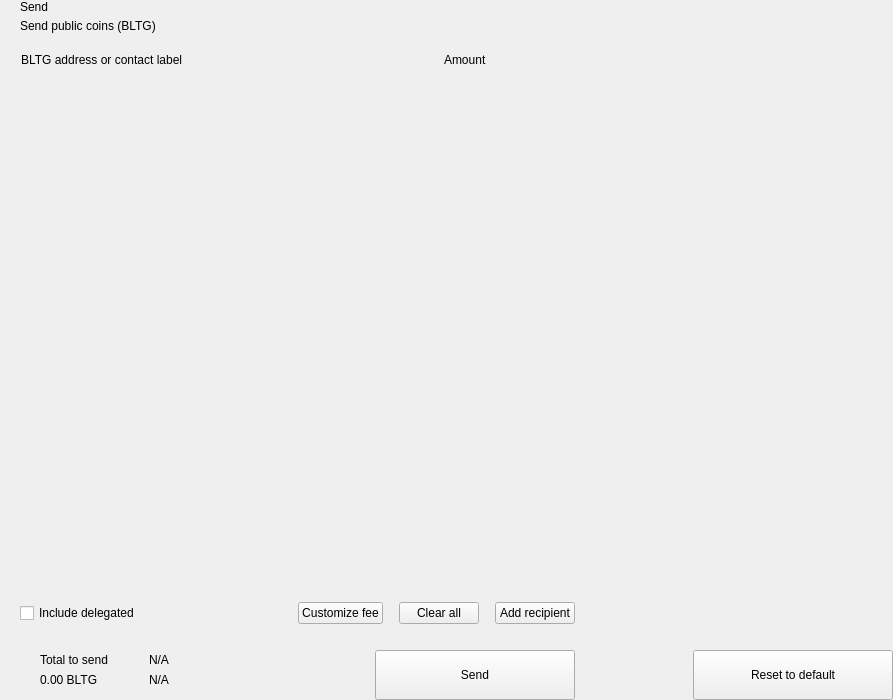
<?xml version="1.0" encoding="UTF-8"?>
<ui version="4.0">
 <class>send</class>
 <widget class="QWidget" name="send">
  <property name="geometry">
   <rect>
    <x>0</x>
    <y>0</y>
    <width>893</width>
    <height>700</height>
   </rect>
  </property>
  <property name="windowTitle">
   <string>Form</string>
  </property>
  <layout class="QHBoxLayout" name="horizontalLayout_2" stretch="2,1">
   <property name="spacing">
    <number>0</number>
   </property>
   <property name="leftMargin">
    <number>0</number>
   </property>
   <property name="topMargin">
    <number>0</number>
   </property>
   <property name="rightMargin">
    <number>0</number>
   </property>
   <property name="bottomMargin">
    <number>0</number>
   </property>
   <item>
    <widget class="QWidget" name="left" native="true">
     <layout class="QVBoxLayout" name="verticalLayout_3">
      <property name="spacing">
       <number>0</number>
      </property>
      <property name="leftMargin">
       <number>0</number>
      </property>
      <property name="topMargin">
       <number>0</number>
      </property>
      <property name="rightMargin">
       <number>0</number>
      </property>
      <property name="bottomMargin">
       <number>0</number>
      </property>
      <item>
       <layout class="QVBoxLayout" name="verticalLayout_22" stretch="0,0,0,1,0,0,0,0">
        <property name="spacing">
         <number>0</number>
        </property>
        <item>
         <layout class="QHBoxLayout" name="horizontalLayout_3">
          <property name="spacing">
           <number>0</number>
          </property>
          <property name="leftMargin">
           <number>20</number>
          </property>
          <property name="rightMargin">
           <number>20</number>
          </property>
          <item>
           <layout class="QVBoxLayout" name="verticalLayout">
            <property name="spacing">
             <number>5</number>
            </property>
            <item>
             <widget class="QLabel" name="labelTitle">
              <property name="text">
               <string>Send</string>
              </property>
              <property name="alignment">
               <set>Qt::AlignLeading|Qt::AlignLeft|Qt::AlignVCenter</set>
              </property>
             </widget>
            </item>
            <item>
             <widget class="QLabel" name="labelSubtitle1">
              <property name="text">
               <string>Send public coins (BLTG)</string>
              </property>
             </widget>
            </item>
           </layout>
          </item>
          <item>
           <spacer name="horizontalSpacer">
            <property name="orientation">
             <enum>Qt::Horizontal</enum>
            </property>
            <property name="sizeHint" stdset="0">
             <size>
              <width>40</width>
              <height>20</height>
             </size>
            </property>
           </spacer>
          </item>
         </layout>
        </item>
        <item>
         <spacer name="verticalSpacer_2">
          <property name="orientation">
           <enum>Qt::Vertical</enum>
          </property>
          <property name="sizeType">
           <enum>QSizePolicy::Fixed</enum>
          </property>
          <property name="sizeHint" stdset="0">
           <size>
            <width>20</width>
            <height>20</height>
           </size>
          </property>
         </spacer>
        </item>
        <item>
         <layout class="QHBoxLayout" name="horizontalLayout" stretch="6,0,2">
          <property name="spacing">
           <number>0</number>
          </property>
          <property name="leftMargin">
           <number>10</number>
          </property>
          <property name="topMargin">
           <number>0</number>
          </property>
          <property name="rightMargin">
           <number>20</number>
          </property>
          <property name="bottomMargin">
           <number>0</number>
          </property>
          <item>
           <widget class="QLabel" name="labelSubtitleAddress">
            <property name="styleSheet">
             <string notr="true">margin-left:8px;</string>
            </property>
            <property name="text">
             <string>BLTG address or contact label</string>
            </property>
           </widget>
          </item>
          <item>
           <spacer name="horizontalSpacer_3">
            <property name="orientation">
             <enum>Qt::Horizontal</enum>
            </property>
            <property name="sizeType">
             <enum>QSizePolicy::Fixed</enum>
            </property>
            <property name="sizeHint" stdset="0">
             <size>
              <width>40</width>
              <height>1</height>
             </size>
            </property>
           </spacer>
          </item>
          <item>
           <widget class="QLabel" name="labelSubtitleAmount">
            <property name="text">
             <string>Amount</string>
            </property>
           </widget>
          </item>
         </layout>
        </item>
        <item>
         <widget class="QScrollArea" name="scrollArea">
          <property name="minimumSize">
           <size>
            <width>0</width>
            <height>350</height>
           </size>
          </property>
          <property name="styleSheet">
           <string notr="true">#scrollArea {
            background:transparent;
            margin-top:10px;
}</string>
          </property>
          <property name="horizontalScrollBarPolicy">
           <enum>Qt::ScrollBarAlwaysOff</enum>
          </property>
          <property name="sizeAdjustPolicy">
           <enum>QAbstractScrollArea::AdjustIgnored</enum>
          </property>
          <property name="widgetResizable">
           <bool>true</bool>
          </property>
          <property name="alignment">
           <set>Qt::AlignLeading|Qt::AlignLeft|Qt::AlignTop</set>
          </property>
          <widget class="QWidget" name="scrollAreaWidgetContents">
           <property name="geometry">
            <rect>
             <x>0</x>
             <y>0</y>
             <width>591</width>
             <height>16</height>
            </rect>
           </property>
           <property name="sizePolicy">
            <sizepolicy hsizetype="Preferred" vsizetype="Maximum">
             <horstretch>0</horstretch>
             <verstretch>0</verstretch>
            </sizepolicy>
           </property>
           <property name="autoFillBackground">
            <bool>false</bool>
           </property>
           <property name="styleSheet">
            <string notr="true">#scrollAreaWidgetContents {
             background:transparent;
             }</string>
           </property>
           <layout class="QVBoxLayout" name="verticalLayout_7">
            <property name="spacing">
             <number>0</number>
            </property>
            <property name="sizeConstraint">
             <enum>QLayout::SetDefaultConstraint</enum>
            </property>
            <property name="leftMargin">
             <number>0</number>
            </property>
            <property name="topMargin">
             <number>0</number>
            </property>
            <property name="rightMargin">
             <number>0</number>
            </property>
            <property name="bottomMargin">
             <number>0</number>
            </property>
           </layout>
          </widget>
         </widget>
        </item>
        <item>
         <spacer name="verticalSpacer_4">
          <property name="orientation">
           <enum>Qt::Vertical</enum>
          </property>
          <property name="sizeType">
           <enum>QSizePolicy::Fixed</enum>
          </property>
          <property name="sizeHint" stdset="0">
           <size>
            <width>20</width>
            <height>20</height>
           </size>
          </property>
         </spacer>
        </item>
        <item>
         <layout class="QHBoxLayout" name="horizontalLayout_20">
          <property name="spacing">
           <number>6</number>
          </property>
          <property name="leftMargin">
           <number>20</number>
          </property>
          <property name="rightMargin">
           <number>20</number>
          </property>
          <item>
           <widget class="QCheckBox" name="checkBoxDelegations">
            <property name="layoutDirection">
             <enum>Qt::LeftToRight</enum>
            </property>
            <property name="text">
             <string>Include delegated</string>
            </property>
           </widget>
          </item>
          <item>
           <spacer name="horizontalSpacer_4">
            <property name="orientation">
             <enum>Qt::Horizontal</enum>
            </property>
            <property name="sizeHint" stdset="0">
             <size>
              <width>10</width>
              <height>20</height>
             </size>
            </property>
           </spacer>
          </item>
          <item>
           <widget class="QPushButton" name="pushButtonFee">
            <property name="focusPolicy">
             <enum>Qt::NoFocus</enum>
            </property>
            <property name="text">
             <string>Customize fee</string>
            </property>
           </widget>
          </item>
          <item>
           <spacer name="horizontalSpacer_11">
            <property name="orientation">
             <enum>Qt::Horizontal</enum>
            </property>
            <property name="sizeType">
             <enum>QSizePolicy::Minimum</enum>
            </property>
            <property name="sizeHint" stdset="0">
             <size>
              <width>10</width>
              <height>20</height>
             </size>
            </property>
           </spacer>
          </item>
          <item>
           <widget class="QPushButton" name="pushButtonClear">
            <property name="focusPolicy">
             <enum>Qt::NoFocus</enum>
            </property>
            <property name="layoutDirection">
             <enum>Qt::RightToLeft</enum>
            </property>
            <property name="text">
             <string>Clear all</string>
            </property>
           </widget>
          </item>
          <item>
           <spacer name="horizontalSpacer_6">
            <property name="orientation">
             <enum>Qt::Horizontal</enum>
            </property>
            <property name="sizeType">
             <enum>QSizePolicy::Fixed</enum>
            </property>
            <property name="sizeHint" stdset="0">
             <size>
              <width>10</width>
              <height>20</height>
             </size>
            </property>
           </spacer>
          </item>
          <item>
           <widget class="QPushButton" name="pushButtonAddRecipient">
            <property name="focusPolicy">
             <enum>Qt::NoFocus</enum>
            </property>
            <property name="text">
             <string>Add recipient</string>
            </property>
           </widget>
          </item>
         </layout>
        </item>
        <item>
         <spacer name="verticalSpacer">
          <property name="orientation">
           <enum>Qt::Vertical</enum>
          </property>
          <property name="sizeType">
           <enum>QSizePolicy::Fixed</enum>
          </property>
          <property name="sizeHint" stdset="0">
           <size>
            <width>20</width>
            <height>16</height>
           </size>
          </property>
         </spacer>
        </item>
        <item>
         <layout class="QHBoxLayout" name="horizontalLayout_7">
          <property name="rightMargin">
           <number>20</number>
          </property>
          <item>
           <layout class="QHBoxLayout" name="horizontalLayout_10">
            <property name="spacing">
             <number>0</number>
            </property>
            <property name="leftMargin">
             <number>8</number>
            </property>
            <item>
             <widget class="QStackedWidget" name="stackedWidget">
              <property name="minimumSize">
               <size>
                <width>0</width>
                <height>60</height>
               </size>
              </property>
              <property name="maximumSize">
               <size>
                <width>16777215</width>
                <height>60</height>
               </size>
              </property>
              <widget class="QWidget" name="page1">
               <layout class="QVBoxLayout" name="verticalLayout_71" stretch="0">
                <property name="spacing">
                 <number>6</number>
                </property>
                <property name="leftMargin">
                 <number>12</number>
                </property>
                <property name="topMargin">
                 <number>0</number>
                </property>
                <property name="rightMargin">
                 <number>0</number>
                </property>
                <property name="bottomMargin">
                 <number>0</number>
                </property>
                <item>
                 <widget class="QWidget" name="coinWidget" native="true">
                  <property name="minimumSize">
                   <size>
                    <width>0</width>
                    <height>60</height>
                   </size>
                  </property>
                  <property name="maximumSize">
                   <size>
                    <width>16777215</width>
                    <height>60</height>
                   </size>
                  </property>
                  <layout class="QHBoxLayout" name="horizontalLayout_9">
                   <property name="spacing">
                    <number>0</number>
                   </property>
                   <property name="leftMargin">
                    <number>20</number>
                   </property>
                   <property name="topMargin">
                    <number>10</number>
                   </property>
                   <property name="rightMargin">
                    <number>20</number>
                   </property>
                   <property name="bottomMargin">
                    <number>10</number>
                   </property>
                   <item>
                    <layout class="QVBoxLayout" name="verticalSend">
                     <property name="spacing">
                      <number>0</number>
                     </property>
                     <item>
                      <widget class="QLabel" name="labelTitleTotalSend">
                       <property name="text">
                        <string>Total to send</string>
                       </property>
                      </widget>
                     </item>
                     <item>
                      <widget class="QLabel" name="labelAmountSend">
                       <property name="text">
                        <string notr="true">0.00 BLTG</string>
                       </property>
                      </widget>
                     </item>
                    </layout>
                   </item>
                   <item>
                    <spacer name="horizontalSpacer_9">
                     <property name="orientation">
                      <enum>Qt::Horizontal</enum>
                     </property>
                     <property name="sizeType">
                      <enum>QSizePolicy::Fixed</enum>
                     </property>
                     <property name="sizeHint" stdset="0">
                      <size>
                       <width>20</width>
                       <height>20</height>
                      </size>
                     </property>
                    </spacer>
                   </item>
                   <item>
                    <widget class="QLabel" name="labelLine">
                     <property name="minimumSize">
                      <size>
                       <width>1</width>
                       <height>0</height>
                      </size>
                     </property>
                     <property name="maximumSize">
                      <size>
                       <width>1</width>
                       <height>16777215</height>
                      </size>
                     </property>
                     <property name="text">
                      <string/>
                     </property>
                    </widget>
                   </item>
                   <item>
                    <spacer name="horizontalSpacer_10">
                     <property name="orientation">
                      <enum>Qt::Horizontal</enum>
                     </property>
                     <property name="sizeType">
                      <enum>QSizePolicy::Fixed</enum>
                     </property>
                     <property name="sizeHint" stdset="0">
                      <size>
                       <width>20</width>
                       <height>20</height>
                      </size>
                     </property>
                    </spacer>
                   </item>
                   <item>
                    <layout class="QVBoxLayout" name="verticalRemaining">
                     <property name="spacing">
                      <number>0</number>
                     </property>
                     <item>
                      <widget class="QLabel" name="labelTitleTotalRemaining">
                       <property name="text">
                        <string notr="true">N/A</string>
                       </property>
                      </widget>
                     </item>
                     <item>
                      <widget class="QLabel" name="labelAmountRemaining">
                       <property name="text">
                        <string notr="true">N/A</string>
                       </property>
                      </widget>
                     </item>
                    </layout>
                   </item>
                  </layout>
                 </widget>
                </item>
               </layout>
              </widget>
              <widget class="QWidget" name="page_2"/>
             </widget>
            </item>
           </layout>
          </item>
          <item>
           <spacer name="horizontalSpacer_5">
            <property name="orientation">
             <enum>Qt::Horizontal</enum>
            </property>
            <property name="sizeType">
             <enum>QSizePolicy::Expanding</enum>
            </property>
            <property name="sizeHint" stdset="0">
             <size>
              <width>40</width>
              <height>20</height>
             </size>
            </property>
           </spacer>
          </item>
          <item alignment="Qt::AlignBottom">
           <widget class="QPushButton" name="pushButtonSave">
            <property name="minimumSize">
             <size>
              <width>200</width>
              <height>50</height>
             </size>
            </property>
            <property name="maximumSize">
             <size>
              <width>200</width>
              <height>50</height>
             </size>
            </property>
            <property name="focusPolicy">
             <enum>Qt::NoFocus</enum>
            </property>
            <property name="text">
             <string>Send</string>
            </property>
           </widget>
          </item>
         </layout>
        </item>
       </layout>
      </item>
     </layout>
    </widget>
   </item>
   <item>
    <widget class="QWidget" name="right" native="true">
     <layout class="QVBoxLayout" name="verticalLayout_5">
      <property name="leftMargin">
       <number>0</number>
      </property>
      <property name="topMargin">
       <number>0</number>
      </property>
      <property name="rightMargin">
       <number>0</number>
      </property>
      <property name="bottomMargin">
       <number>0</number>
      </property>
      <item>
       <layout class="QVBoxLayout" name="verticalLayout_4">
        <property name="spacing">
         <number>6</number>
        </property>
        <item>
         <widget class="OptionButton" name="btnCoinControl" native="true">
          <property name="minimumSize">
           <size>
            <width>0</width>
            <height>50</height>
           </size>
          </property>
         </widget>
        </item>
        <item>
         <widget class="OptionButton" name="btnChangeAddress" native="true">
          <property name="minimumSize">
           <size>
            <width>0</width>
            <height>50</height>
           </size>
          </property>
         </widget>
        </item>
        <item>
         <widget class="OptionButton" name="btnUri" native="true">
          <property name="minimumSize">
           <size>
            <width>0</width>
            <height>50</height>
           </size>
          </property>
         </widget>
        </item>
        <item>
         <spacer name="verticalSpacer_5">
          <property name="orientation">
           <enum>Qt::Vertical</enum>
          </property>
          <property name="sizeHint" stdset="0">
           <size>
            <width>20</width>
            <height>40</height>
           </size>
          </property>
         </spacer>
        </item>
        <item>
         <layout class="QHBoxLayout" name="horizontalLayout_8">
          <item>
           <spacer name="horizontalSpacer_7">
            <property name="orientation">
             <enum>Qt::Horizontal</enum>
            </property>
            <property name="sizeHint" stdset="0">
             <size>
              <width>40</width>
              <height>20</height>
             </size>
            </property>
           </spacer>
          </item>
          <item>
           <widget class="QPushButton" name="pushButtonReset">
            <property name="minimumSize">
             <size>
              <width>200</width>
              <height>50</height>
             </size>
            </property>
            <property name="maximumSize">
             <size>
              <width>200</width>
              <height>50</height>
             </size>
            </property>
            <property name="focusPolicy">
             <enum>Qt::NoFocus</enum>
            </property>
            <property name="text">
             <string>Reset to default</string>
            </property>
           </widget>
          </item>
         </layout>
        </item>
       </layout>
      </item>
     </layout>
    </widget>
   </item>
  </layout>
 </widget>
 <customwidgets>
  <customwidget>
   <class>OptionButton</class>
   <extends>QWidget</extends>
   <header>qt/bltg/optionbutton.h</header>
   <container>1</container>
  </customwidget>
 </customwidgets>
 <resources/>
 <connections/>
</ui>
